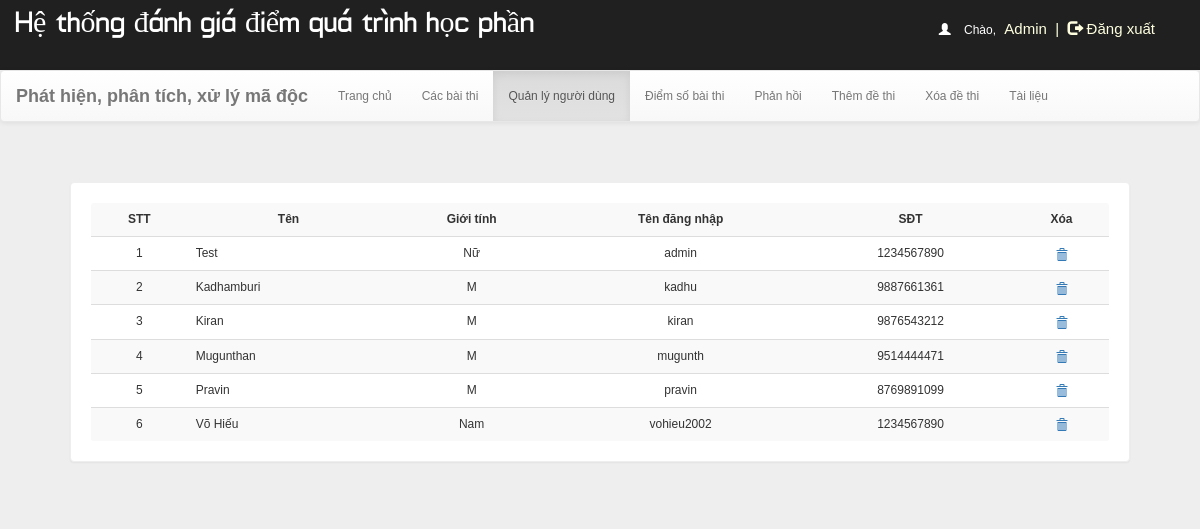
Before: /dash.php?q=1 (signed in) with the older database file.
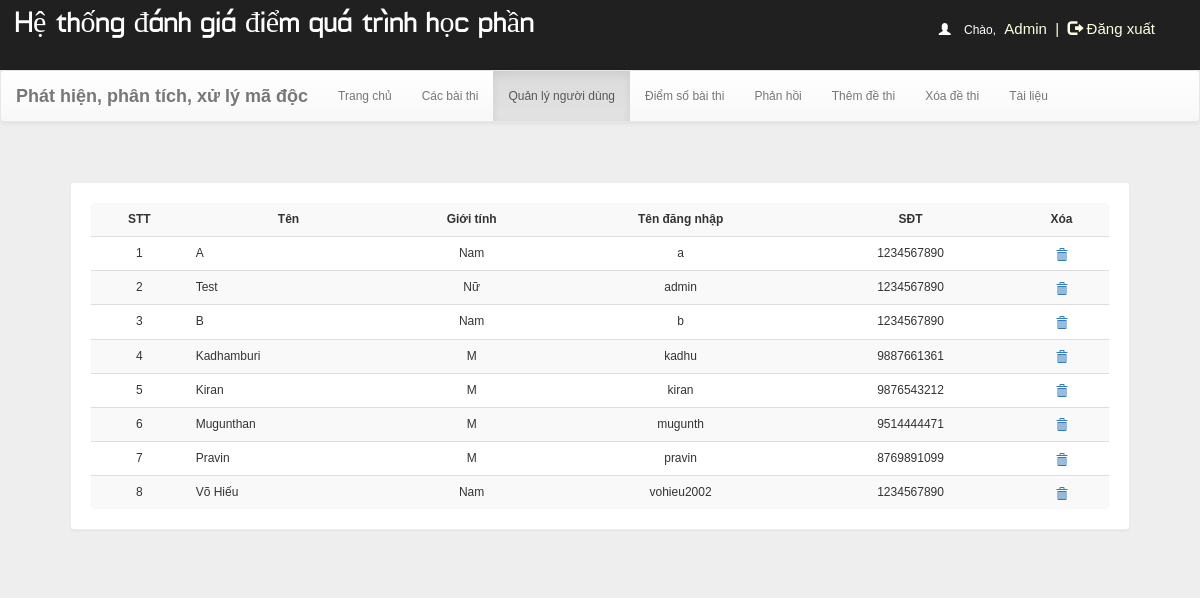
After: the same page with the newer database file.
### tables this page shows
CREATE TABLE `user` (
  `id` int(100) NOT NULL,
  `name` varchar(50) NOT NULL,
  `gender` varchar(5) NOT NULL,
  `username` varchar(50) NOT NULL,
  `phno` char(10) NOT NULL,
  `password` varchar(50) NOT NULL
);

### dash.php (the view, shortened to what this page needs)
 <!DOCTYPE html PUBLIC "-//W3C//DTD XHTML 1.0 Transitional//EN" "http://www.w3.org/TR/xhtml1/DTD/xhtml1-transitional.dtd">
<html xmlns="http://www.w3.org/1999/xhtml">
<head>
    <link  rel="stylesheet" href="css/bootstrap.min.css"/>
    <link  rel="stylesheet" href="css/bootstrap-theme.min.css"/>
    <link rel="stylesheet" href="css/main.css">
    <link  rel="stylesheet" href="css/font.css">
   </head>
   <body  style="background:#eee;">
    <body  style="background:#eee;">
        <div class="header">
            <div class="row">
                <div class="col-lg-6">
                    <span class="logo">Hệ thống đánh giá điểm quá trình học phần</span>
                </div>
                <?php
                    include_once 'dbConnection.php';
                    if (!(isset($_SESSION['username']))  || ($_SESSION['key']) != '54585c506829293a2d4c3b68543b316e2e7a2d277858545a36362e5f39') {
                        session_destroy();
                        header("location:index.php");
                    } else {
                        $name     = $_SESSION['name'];
                        echo '<span class="pull-right top title1" ><span style="color:white"><span class="glyphicon glyphicon-user" aria-hidden="true"></span>&nbsp;&nbsp;&nbsp;&nbsp;Chào,</span> <span class="log log1" style="color:lightyellow">' . $name . '&nbsp;&nbsp;|&nbsp;&nbsp;<a href="logout.php?q=account.php" style="color:lightyellow"><span class="glyphicon glyphicon-log-out" aria-hidden="true"></span>&nbsp;Đăng xuất</button></a></span>';
                    }
                    ?>
                </div>
            </div>
                <nav class="navbar navbar-default title1">
                  <div class="container-fluid">
                    <div class="navbar-header">
                    <a class="navbar-brand" href="dash.php?q=0"><b>Phát hiện, phân tích, xử lý mã độc</b></a>
                </div>
                <div class="collapse navbar-collapse" id="bs-example-navbar-collapse-1">
                    <ul class="nav navbar-nav">
                        <li <?php
                        if (@$_GET['q'] == 0)
                            echo 'class="active"';
                            ?>><a href="dash.php?q=0">Trang chủ<span class="sr-only"></span></a>
                        </li>
                    <li <?php
                    if (@$_GET['q'] == 7)
                        echo 'class="active"';
                    ?>><a href="dash.php?q=7">Các bài thi<span class="sr-only"></span></a></li>
                    <li <?php
                    if (@$_GET['q'] == 1)
                        echo 'class="active"';
                    ?>><a href="dash.php?q=1">Quản lý người dùng</a></li>
                    <li <?php
                    if (@$_GET['q'] == 2)
                        echo 'class="active"';
                    ?>><a href="dash.php?q=2">Điểm số bài thi</a></li>
                    <li <?php
                    if (@$_GET['q'] == 3)
                        echo 'class="active"';
                    ?>><a href="dash.php?q=3">Phản hồi</a></li>
                    <li <?php
                    if (@$_GET['q'] == 4)
                        echo 'class="active"';
                    ?>><a href="dash.php?q=4">Thêm đề thi</a></li>
                    <li <?php
                    if (@$_GET['q'] == 5)
                        echo 'class="active"';
                    ?>><a href="dash.php?q=5">Xóa đề thi</a></li>
                    <li <?php
                    if (@$_GET['q'] == 6)
                        echo 'class="active"';
                    ?>><a href="dash.php?q=6">Tài liệu</a></li>
                </ul>
            </div>
        </div>
    </nav>
    <div class="container">
        <div class="row">
            <div class="col-md-12">
                <?php
                if (@$_GET['q'] == 1) {
                    $result = mysqli_query($con, "SELECT * FROM user") or die('Error');
                    echo '<div class="panel"><table class="table table-striped title1">
                    <tr style="text-align:center">
                        <td style="vertical-align:middle"><b>STT</b></td>
                        <td style="vertical-align:middle"><b>Tên</b></td>
                        <td style="vertical-align:middle"><b>Giới tính</b></td>
                        <td style="vertical-align:middle"><b>Tên đăng nhập</b></td>
                        <td style="vertical-align:middle"><b>SĐT</b></td>
                        <td style="vertical-align:middle"><b>Xóa</b></td></tr>';
                    $c = 1;
                    while ($row = mysqli_fetch_array($result)) {
                        $name      = $row['name'];
                        $phno      = $row['phno'];
                        $gender    = $row['gender'];
                        $username1 = $row['username'];
                        echo '<tr>
                            <td style="vertical-align:middle; text-align:center">' . $c++ . '</td>
                            <td style="vertical-align:middle">' . $name . '</td>
                            <td style="vertical-align:middle; text-align:center">' . $gender . '</td>
                            <td style="vertical-align:middle; text-align:center">' . $username1 . '</td>
                            <td style="vertical-align:middle; text-align:center">' . $phno . '</td>
                        <td style="vertical-align:middle; text-align:center"><a title="Xóa tài khoản" href="update.php?dusername=' . $username1 . '"><b><span class="glyphicon glyphicon-trash" aria-hidden="true"></span></b></a></td></tr>';
                    }
                    echo '</table></div>';
                }
                ?>
            </div>
        </div>
    </div>
    </body>
    </html>

### css/main.css (style rules this page uses)
body { overflow-x:hidden;width:100%;font: 12px "Century Gothic", "Times Roman", sans-serif;background:#eee;min-height:550px;background-attachment:fixed; }
.panel { border-color:#eee;margin:40px;padding:20px;font: 15px "Century Gothic", "Times Roman", sans-serif; }
.header { background:#202020;height:70px; }
.logo { font-family:'typo';font-size: 30px;color:#ffffff;margin:15px; }
.title1 { font: 12px "Century Gothic", "Times Roman", sans-serif; }
.top { margin-top:20px; }
.log1 { font: 15px 'Ubuntu', sans-serif;color:#0000ff;margin-left:10px; }
.log { margin:10px;margin-right:60px;margin-left:5px;color:#ffffb3;text-decoration:none;font-size:20px;font-size:15px; }

Changed rows visible on the page:
added user: name "A", gender "Nam", username "a", phno "1234567890"
added user: name "B", gender "Nam", username "b", phno "1234567890"
